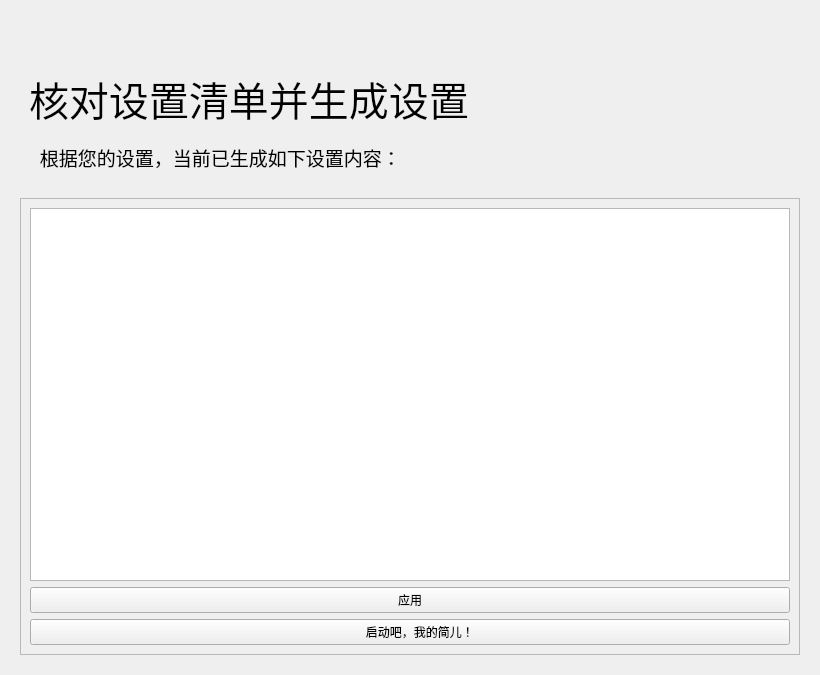
<?xml version="1.0" encoding="UTF-8"?>
<ui version="4.0">
 <class>Form</class>
 <widget class="QWidget" name="Form">
  <property name="geometry">
   <rect>
    <x>0</x>
    <y>0</y>
    <width>820</width>
    <height>675</height>
   </rect>
  </property>
  <property name="minimumSize">
   <size>
    <width>650</width>
    <height>465</height>
   </size>
  </property>
  <property name="windowTitle">
   <string>小依 - 核对设置清单</string>
  </property>
  <layout class="QHBoxLayout" name="horizontalLayout">
   <item>
    <widget class="PopUpAniStackedWidget" name="PopUpAniStackedWidget">
     <property name="minimumSize">
      <size>
       <width>0</width>
       <height>0</height>
      </size>
     </property>
     <widget class="QWidget" name="page">
      <layout class="QVBoxLayout" name="verticalLayout">
       <item>
        <spacer name="spacer">
         <property name="orientation">
          <enum>Qt::Vertical</enum>
         </property>
         <property name="sizeType">
          <enum>QSizePolicy::Fixed</enum>
         </property>
         <property name="sizeHint" stdset="0">
          <size>
           <width>20</width>
           <height>40</height>
          </size>
         </property>
        </spacer>
       </item>
       <item>
        <widget class="QWidget" name="widget" native="true">
         <property name="maximumSize">
          <size>
           <width>16777215</width>
           <height>88</height>
          </size>
         </property>
         <layout class="QHBoxLayout" name="horizontalLayout_2">
          <item>
           <widget class="LargeTitleLabel" name="LargeTitleLabel">
            <property name="font">
             <font>
              <family>HarmonyOS Sans SC Medium</family>
              <pointsize>30</pointsize>
              <bold>false</bold>
             </font>
            </property>
            <property name="text">
             <string>核对设置清单并生成设置</string>
            </property>
           </widget>
          </item>
         </layout>
        </widget>
       </item>
       <item>
        <widget class="SubtitleLabel" name="SubtitleLabel_5">
         <property name="font">
          <font>
           <family>HarmonyOS Sans SC Medium</family>
           <pointsize>14</pointsize>
           <bold>false</bold>
          </font>
         </property>
         <property name="text">
          <string>    根据您的设置，当前已生成如下设置内容：</string>
         </property>
         <property name="wordWrap">
          <bool>true</bool>
         </property>
        </widget>
       </item>
       <item>
        <spacer name="verticalSpacer_32">
         <property name="orientation">
          <enum>Qt::Vertical</enum>
         </property>
         <property name="sizeType">
          <enum>QSizePolicy::Fixed</enum>
         </property>
         <property name="sizeHint" stdset="0">
          <size>
           <width>20</width>
           <height>20</height>
          </size>
         </property>
        </spacer>
       </item>
       <item>
        <widget class="SmoothScrollArea" name="SmoothScrollArea">
         <property name="frameShadow">
          <enum>QFrame::Raised</enum>
         </property>
         <property name="widgetResizable">
          <bool>true</bool>
         </property>
         <widget class="QWidget" name="scrollAreaWidgetContents">
          <property name="geometry">
           <rect>
            <x>0</x>
            <y>0</y>
            <width>782</width>
            <height>455</height>
           </rect>
          </property>
          <layout class="QVBoxLayout" name="verticalLayout_2">
           <item>
            <layout class="QGridLayout" name="gridLayout">
             <item row="1" column="0">
              <widget class="PrimaryPushButton" name="PrimaryPushButton">
               <property name="text">
                <string>应用</string>
               </property>
              </widget>
             </item>
             <item row="0" column="0">
              <widget class="PlainTextEdit" name="PlainTextEdit"/>
             </item>
             <item row="2" column="0">
              <widget class="PrimaryPushButton" name="PrimaryPushButton_2">
               <property name="text">
                <string>      启动吧，我的简儿！</string>
               </property>
              </widget>
             </item>
            </layout>
           </item>
          </layout>
         </widget>
        </widget>
       </item>
      </layout>
     </widget>
    </widget>
   </item>
  </layout>
 </widget>
 <customwidgets>
  <customwidget>
   <class>PushButton</class>
   <extends>QPushButton</extends>
   <header>qfluentwidgets</header>
  </customwidget>
  <customwidget>
   <class>PrimaryPushButton</class>
   <extends>PushButton</extends>
   <header>qfluentwidgets</header>
  </customwidget>
  <customwidget>
   <class>SmoothScrollArea</class>
   <extends>QScrollArea</extends>
   <header>qfluentwidgets</header>
   <container>1</container>
  </customwidget>
  <customwidget>
   <class>PopUpAniStackedWidget</class>
   <extends>QStackedWidget</extends>
   <header>qfluentwidgets</header>
   <container>1</container>
  </customwidget>
  <customwidget>
   <class>SubtitleLabel</class>
   <extends>QLabel</extends>
   <header>qfluentwidgets</header>
  </customwidget>
  <customwidget>
   <class>LargeTitleLabel</class>
   <extends>QLabel</extends>
   <header>qfluentwidgets</header>
  </customwidget>
  <customwidget>
   <class>PlainTextEdit</class>
   <extends>QPlainTextEdit</extends>
   <header>qfluentwidgets</header>
  </customwidget>
 </customwidgets>
 <resources>
  <include location="JianerSetupWizard.qrc"/>
 </resources>
 <connections/>
</ui>
